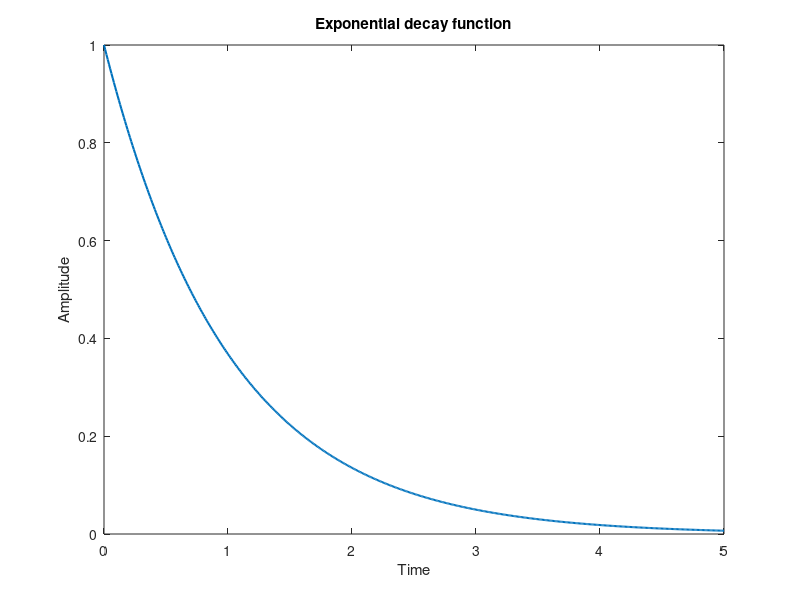

This figure's MATLAB source: (Note: this script raises an error after producing the figure.)
t = 0:0.01:5
y = exp(-t)
plot(t, y, "linewidth", 1.5)
title("Exponential decay function");
xlabel("Time");
ylabel("Amplitude");

sgtitle("Sadbhav Adhikari, 54");
